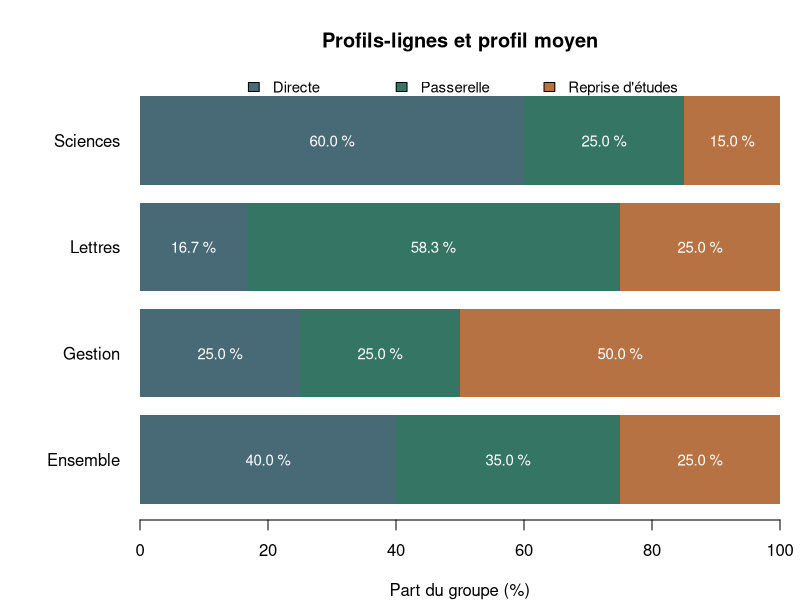
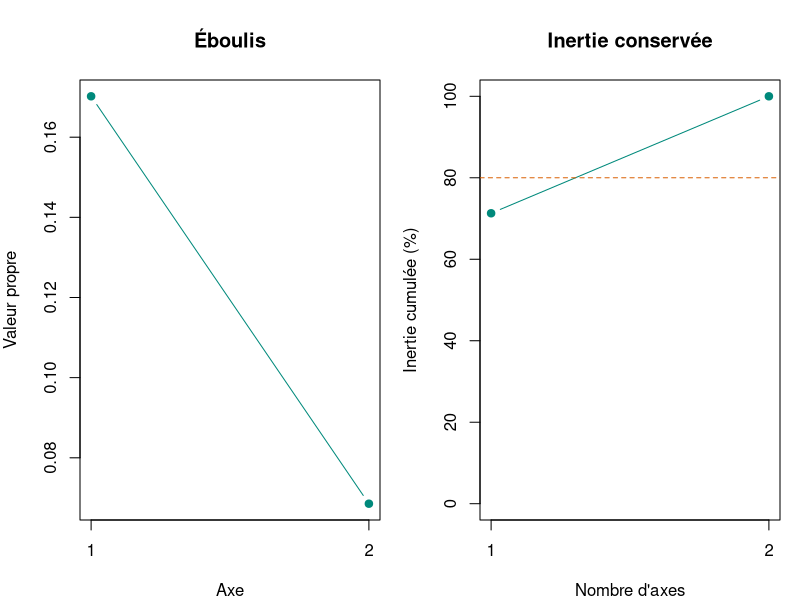
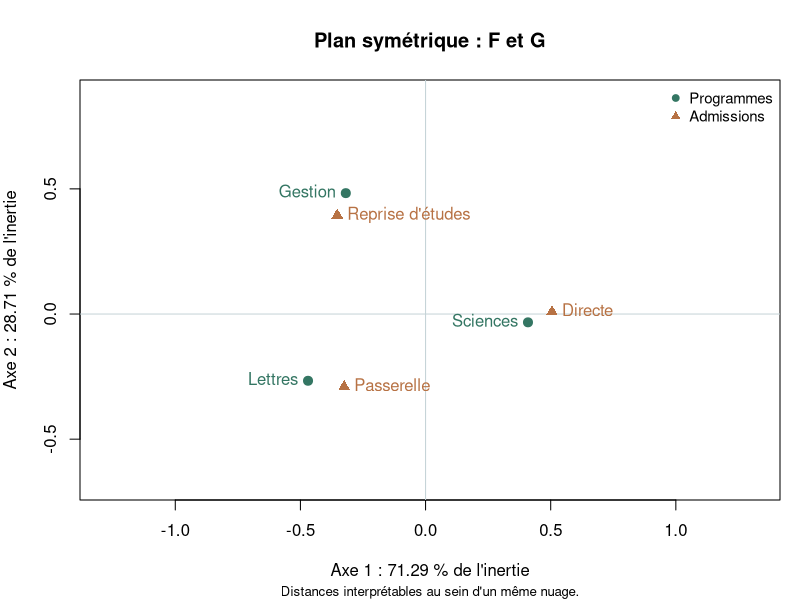
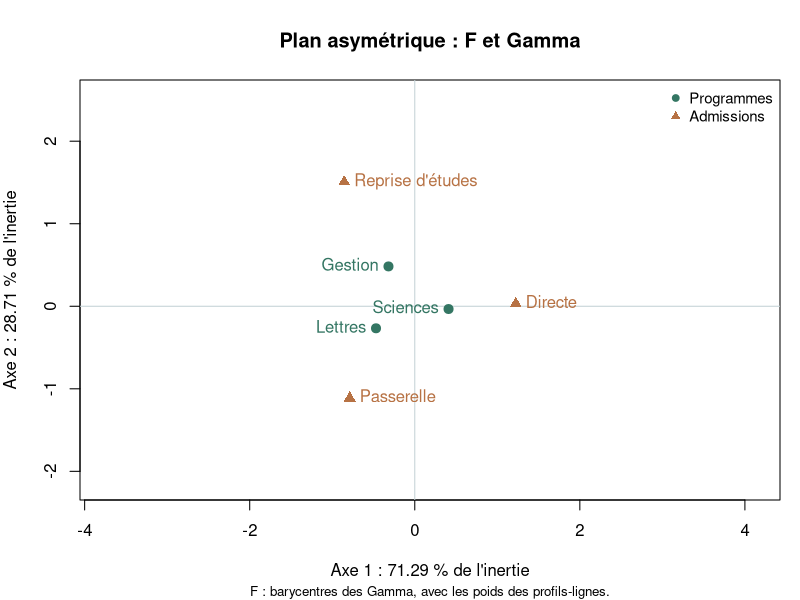
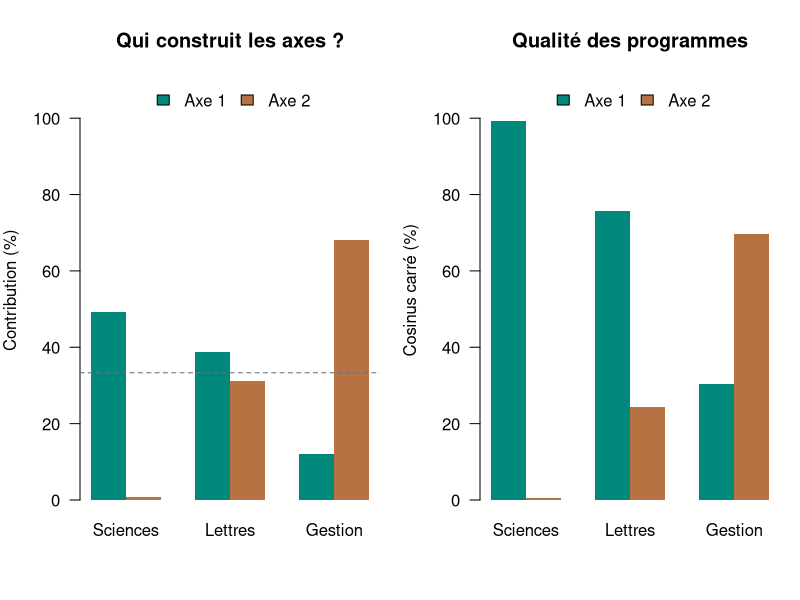

These figures' R source, in order:
# Analyse factorielle des correspondances (AFC) — STT-2200
# Sources : lectures/dimension_reduction.typ, section AFC, et
# Support des diapositives : slides/analyse_factorielle_correspondances.typ.
#
# Depuis la racine du dépôt :
# Dans R : source("codes/analyse_factorielle_correspondances.R")
#   Rscript codes/analyse_factorielle_correspondances.R
# Le script fonctionne aussi depuis codes/ et ne télécharge aucune donnée.
# R de base suffit. FactoMineR, si installé, sert de contre-vérification.
#
# Dans RStudio, les graphiques apparaissent à la fin dans l'onglet Plots.
# En mode Rscript, seuls les résultats numériques sont affichés.
#
# Correspondance avec les notations du cours :
# N = effectifs, P = frequences, r/c = masses_lignes/masses_colonnes,
# S = residus_standardises, sigma = valeurs_singulieres,
# lambda = valeurs_propres, F/G = coord_lignes/coord_colonnes,
# Coordonnées standard : Phi/Gamma = standard_lignes/standard_colonnes.


# 0. FONCTIONS DE CALCUL ----------------------------------------------------

calculer_afc <- function(effectifs, tolerance = 1e-12) {
  effectifs <- as.matrix(effectifs)
  if (!is.numeric(effectifs) || any(!is.finite(effectifs)) ||
        any(effectifs < 0) || any(dim(effectifs) < 2L)) {
    stop("Fournir un tableau numérique fini, non négatif, au moins 2 x 2.")
  }
  stopifnot(length(tolerance) == 1L, is.finite(tolerance), tolerance > 0)
  totaux_lignes <- rowSums(effectifs)
  totaux_colonnes <- colSums(effectifs)
  if (any(totaux_lignes == 0) || any(totaux_colonnes == 0)) {
    stop("Retirer les lignes ou colonnes de marge nulle avant l'AFC.")
  }
  if (is.null(rownames(effectifs))) {
    rownames(effectifs) <- paste0("ligne_", seq_len(nrow(effectifs)))
  }
  if (is.null(colnames(effectifs))) {
    colnames(effectifs) <- paste0("colonne_", seq_len(ncol(effectifs)))
  }

  n <- sum(effectifs)
  frequences <- effectifs / n
  masses_lignes <- rowSums(frequences)
  masses_colonnes <- colSums(frequences)
  profils_lignes <- sweep(frequences, 1, masses_lignes, "/")
  # Les profils-colonnes restent rangés en colonnes : chacune somme à 1.
  profils_colonnes <- sweep(frequences, 2, masses_colonnes, "/")
  independance <- outer(masses_lignes, masses_colonnes)
  attendus <- n * independance
  residus_standardises <- (frequences - independance) / sqrt(independance)
  inertie_totale <- sum(residus_standardises^2)
  chi_deux <- sum((effectifs - attendus)^2 / attendus)

  # S = U D V^t. Les valeurs singulières numériquement nulles sont exclues.
  decomposition <- svd(residus_standardises)
  axes <- which(decomposition$d > tolerance)
  valeurs_singulieres <- decomposition$d[axes]
  valeurs_propres <- valeurs_singulieres^2
  vecteurs_lignes <- decomposition$u[, axes, drop = FALSE]
  vecteurs_colonnes <- decomposition$v[, axes, drop = FALSE]
  # Même orientation que les figures du chapitre : plus grand |U_ik| positif.
  # Le signe est arbitraire, mais doit changer dans les deux nuages ensemble.
  for (k in seq_along(axes)) {
    ancre <- which.max(abs(vecteurs_lignes[, k]))
    signe <- sign(vecteurs_lignes[ancre, k])
    vecteurs_lignes[, k] <- signe * vecteurs_lignes[, k]
    vecteurs_colonnes[, k] <- signe * vecteurs_colonnes[, k]
  }
  standard_lignes <- sweep(vecteurs_lignes, 1, sqrt(masses_lignes), "/")
  standard_colonnes <- sweep(
    vecteurs_colonnes, 1, sqrt(masses_colonnes), "/"
  )
  noms_axes <- if (length(axes)) {
    paste0("axe_", seq_along(axes))
  } else {
    character()
  }
  dimnames(standard_lignes) <- list(rownames(effectifs), noms_axes)
  dimnames(standard_colonnes) <- list(colnames(effectifs), noms_axes)
  coord_lignes <- sweep(standard_lignes, 2, valeurs_singulieres, "*")
  coord_colonnes <- sweep(standard_colonnes, 2, valeurs_singulieres, "*")

  # Distances au carré au profil moyen, calculées avant toute projection.
  ecarts_lignes <- sweep(profils_lignes, 2, masses_colonnes, "-")
  ecarts_colonnes <- sweep(profils_colonnes, 1, masses_lignes, "-")
  distance2_lignes <- rowSums(
    sweep(ecarts_lignes^2, 2, masses_colonnes, "/")
  )
  distance2_colonnes <- colSums(
    sweep(ecarts_colonnes^2, 1, masses_lignes, "/")
  )
  # ctr_ik = r_i F_ik^2 / lambda_k = r_i Phi_ik^2.
  contributions_lignes <- sweep(standard_lignes^2, 1, masses_lignes, "*")
  contributions_colonnes <- sweep(
    standard_colonnes^2, 1, masses_colonnes, "*"
  )
  qualite <- function(coordonnees, distance2) {
    resultat <- matrix(
      NA_real_, nrow(coordonnees), ncol(coordonnees),
      dimnames = dimnames(coordonnees)
    )
    hors_centre <- distance2 > tolerance^2
    resultat[hors_centre, ] <- sweep(
      coordonnees[hors_centre, , drop = FALSE]^2,
      1, distance2[hors_centre], "/"
    )
    # Au centre, cos² = 0/0 : conserver NA, plutôt que simuler une qualité.
    resultat
  }

  list(
    effectifs = effectifs, n = n, frequences = frequences,
    masses_lignes = masses_lignes, masses_colonnes = masses_colonnes,
    profils_lignes = profils_lignes, profils_colonnes = profils_colonnes,
    independance = independance, attendus = attendus,
    residus_standardises = residus_standardises,
    inertie_totale = inertie_totale, chi_deux = chi_deux,
    rang = length(axes), valeurs_singulieres = valeurs_singulieres,
    valeurs_propres = valeurs_propres,
    coord_lignes = coord_lignes, coord_colonnes = coord_colonnes,
    standard_lignes = standard_lignes, standard_colonnes = standard_colonnes,
    distance2_lignes = distance2_lignes,
    distance2_colonnes = distance2_colonnes,
    contributions_lignes = contributions_lignes,
    contributions_colonnes = contributions_colonnes,
    cos2_lignes = qualite(coord_lignes, distance2_lignes),
    cos2_colonnes = qualite(coord_colonnes, distance2_colonnes)
  )
}

choisir_axes_afc <- function(afc, seuil = 0.80) {
  stopifnot(length(seuil) == 1L, is.finite(seuil), seuil > 0, seuil <= 1)
  if (afc$rang == 0L) return(0L)
  cumul <- cumsum(afc$valeurs_propres) / sum(afc$valeurs_propres)
  which(cumul >= seuil - 10 * .Machine$double.eps)[1]
}

projeter_profils_afc <- function(afc, profils) {
  if (is.null(dim(profils))) profils <- rbind(supplementaire = profils)
  profils <- as.matrix(profils)
  categories <- colnames(afc$effectifs)
  if (!is.numeric(profils) || any(!is.finite(profils)) || any(profils < 0)) {
    stop("Les profils doivent être numériques, finis et non négatifs.")
  }
  if (is.null(colnames(profils)) || anyDuplicated(colnames(profils)) ||
        !setequal(colnames(profils), categories)) {
    stop("Nommer les colonnes avec exactement les catégories du tableau.")
  }
  if (any(abs(rowSums(profils) - 1) > 1e-10)) {
    stop("Chaque profil supplémentaire doit sommer à 1.")
  }
  # Aligner par noms, même si l'utilisateur a fourni un ordre différent.
  profils[, categories, drop = FALSE] %*% afc$standard_colonnes
}

proches <- function(x, y, tolerance = 1e-9) {
  identical(dim(x), dim(y)) && length(x) == length(y) &&
    all(abs(x - y) < tolerance)
}


# 1. TABLEAU DE CONTINGENCE ET PROFILS -------------------------------------

effectifs <- matrix(
  c(60, 25, 15, 10, 35, 15, 10, 10, 20), nrow = 3, byrow = TRUE,
  dimnames = list(
    programme = c("Sciences", "Lettres", "Gestion"),
    admission = c("Directe", "Passerelle", "Reprise d'études")
  )
)
afc <- calculer_afc(effectifs)
cat("\n1. Exemple fictif : programme et type d'admission\n")
print(addmargins(effectifs))
cat("Profils-lignes (%) : répartition des admissions dans un programme\n")
print(round(100 * afc$profils_lignes, 2))
cat("Profils-colonnes (%) : programmes pour un type d'admission\n")
print(round(100 * afc$profils_colonnes, 2))
cat("Masses des programmes, puis des admissions :\n")
print(afc$masses_lignes)
print(afc$masses_colonnes)

# Les centres sont des moyennes pondérées, pas des moyennes simples.
profil_moyen_lignes <- drop(
  afc$masses_lignes %*% afc$profils_lignes
)
profil_moyen_colonnes <- drop(
  afc$profils_colonnes %*% afc$masses_colonnes
)


# 2. INDÉPENDANCE ET ASSOCIATIONS ------------------------------------------

cat("\n2. Effectifs attendus sous l'indépendance\n")
print(afc$attendus)
rapports <- effectifs / afc$attendus
cat("Rapports observé / attendu : > 1 surreprésenté, < 1 sous-représenté\n")
print(round(rapports, 3))
# Sciences / Directe : 60 / 40 = 1,5.
# Sciences / Reprise d'études : 15 / 25 = 0,6.
# Gestion / Reprise d'études : 20 / 10 = 2.
# Une association se mesure par rapport aux marges, pas par un effectif seul.


# 3. DISTANCE DU CHI-DEUX ET INERTIE ----------------------------------------

# dist() est euclidienne : diviser d'abord chaque composante du profil par
# la racine de sa masse permet d'obtenir la distance du chi-deux.
distance2_lignes <- as.matrix(dist(sweep(
  afc$profils_lignes, 2, sqrt(afc$masses_colonnes), "/"
)))^2
distance2_colonnes <- as.matrix(dist(t(sweep(
  afc$profils_colonnes, 1, sqrt(afc$masses_lignes), "/"
))))^2
cat("\n3. Distances du chi-deux au carré entre programmes\n")
print(round(distance2_lignes, 5))
cat("Même écart de proportion, poids différents :\n")
print(c(directe = 0.10^2 / 0.40, reprise = 0.10^2 / 0.25))

inertie_lignes <- sum(afc$masses_lignes * afc$distance2_lignes)
inertie_colonnes <- sum(afc$masses_colonnes * afc$distance2_colonnes)
print(c(
  chi_deux = afc$chi_deux, chi_deux_sur_n = afc$chi_deux / afc$n,
  inertie_lignes = inertie_lignes, inertie_colonnes = inertie_colonnes
))

# Les deux nuages décrivent la même inertie. Ne pas les additionner.
# L'AFC est descriptive : aucune valeur p n'est interprétée ici.


# 4. MATRICE STANDARDISÉE ET CHOIX DES AXES ---------------------------------

cat("\n4. Matrice S des écarts standardisés à l'indépendance\n")
print(round(afc$residus_standardises, 5))
inerties <- data.frame(
  axe = seq_len(afc$rang), valeur_propre = afc$valeurs_propres,
  pourcentage = 100 * afc$valeurs_propres / afc$inertie_totale,
  cumul = 100 * cumsum(afc$valeurs_propres) / afc$inertie_totale
)
print(inerties, row.names = FALSE, digits = 6)
q_80 <- choisir_axes_afc(afc, seuil = 0.80)
cat("Nombre d'axes pour au moins 80 % de l'inertie :", q_80, "\n")

# Un tableau 3 x 3 possède au plus deux axes non triviaux.
# Le plan restitue ici 100 % de l'inertie, pas une association parfaite.
# La règle de Kaiser (valeur propre > 1) de l'ACP normée ne s'applique pas.
# Ne pas appeler scale(effectifs) avant l'AFC : les masses font la pondération.


# 5. COORDONNÉES ET GÉOMÉTRIE ----------------------------------------------

cat("\n5. Coordonnées principales F (programmes) et G (admissions)\n")
print(round(afc$coord_lignes, 5))
print(round(afc$coord_colonnes, 5))
cat("Coordonnées standard Gamma des admissions :\n")
print(round(afc$standard_colonnes, 5))
stopifnot(
  proches(as.matrix(dist(afc$coord_lignes))^2, distance2_lignes),
  proches(as.matrix(dist(afc$coord_colonnes))^2, distance2_colonnes),
  proches(
    crossprod(afc$coord_lignes, afc$masses_lignes * afc$coord_lignes),
    diag(afc$valeurs_propres)
  ),
  proches(
    crossprod(afc$coord_colonnes, afc$masses_colonnes * afc$coord_colonnes),
    diag(afc$valeurs_propres)
  )
)

# Les transitions sont des barycentres entre coordonnées principales d'un
# nuage et coordonnées standard de l'autre, pas entre F et G directement.
barycentres_lignes <- afc$profils_lignes %*% afc$standard_colonnes
barycentres_colonnes <- t(afc$profils_colonnes) %*% afc$standard_lignes

cat("Barycentre de Sciences sur l'axe 1 :\n")
print(sum(
  afc$profils_lignes["Sciences", ] * afc$standard_colonnes[, 1]
))

# Avec tous les axes, somme_k F_ik G_jk / sigma_k = p_ij / (r_i c_j) - 1.
association_reconstruite <- tcrossprod(
  afc$coord_lignes, afc$standard_colonnes
)
# La distance entre un programme et une admission ne mesure pas leur
# association, même sur ce plan complet. Revenir aux rapports observé/attendu.


# 6. CONTRIBUTIONS ET COSINUS CARRÉS ---------------------------------------

diagnostics_lignes <- data.frame(
  programme = rownames(effectifs), masse = afc$masses_lignes,
  contribution_axe_1 = 100 * afc$contributions_lignes[, 1],
  contribution_axe_2 = 100 * afc$contributions_lignes[, 2],
  qualite_axe_1 = 100 * afc$cos2_lignes[, 1],
  qualite_axe_2 = 100 * afc$cos2_lignes[, 2],
  qualite_plan = 100 * rowSums(afc$cos2_lignes), row.names = NULL
)
cat("\n6. Diagnostics des programmes (contributions et qualités en %)\n")
print(diagnostics_lignes, digits = 4, row.names = FALSE)
cat("Contributions des admissions (%) :\n")
print(round(100 * afc$contributions_colonnes, 1))
cat("Qualités des admissions (%) :\n")
print(round(100 * afc$cos2_colonnes, 1))
# Contribution : qui construit l'axe ? Qualité : que voit-on de ce point ?
# Les contributions somment à 100 % par axe, séparément pour chaque nuage.
# Les cos² somment à 100 % par modalité quand on conserve tous les axes.
# Bien que l'axe 1 porte 71,29 % de l'inertie, il ne restitue que 30,3 % de
# la distance au carré de Gestion à son profil moyen.


# 7. PROFILS SUPPLÉMENTAIRES -----------------------------------------------

profils_supplementaires <- rbind(
  Moyen = c(0.40, 0.35, 0.25), Nouveau = c(0.20, 0.20, 0.60)
)
colnames(profils_supplementaires) <- colnames(effectifs)
coord_supplementaires <- projeter_profils_afc(afc, profils_supplementaires)
cat("\n7. Projections supplémentaires, sans recalculer les axes\n")
print(round(coord_supplementaires, 5))
# Le profil moyen se projette à l'origine. Nouveau est riche en reprises.
# Ces programmes ne participent ni aux axes ni à l'inertie active.
# Pour les rendre actifs, il faudrait ajouter leurs effectifs et refaire l'AFC.





# 9. COMPARAISON FACULTATIVE AVEC FACTOMINER --------------------------------

afc_logiciel <- FactoMineR::CA(effectifs, ncp = afc$rang, graph = FALSE)


# 10. GRAPHIQUES POUR LE COURS ---------------------------------------------

tracer_profils_afc <- function(afc) {
  ancien_par <- par(mar = c(4, 7, 4, 1))
  on.exit(par(ancien_par))
  profils <- rbind(afc$profils_lignes, Ensemble = afc$masses_colonnes)
  profils <- profils[rev(seq_len(nrow(profils))), , drop = FALSE]
  couleurs <- c("#486976", "#347663", "#b77244")
  milieux <- barplot(
    t(100 * profils), horiz = TRUE, las = 1, xlim = c(0, 100),
    col = couleurs, border = NA, xlab = "Part du groupe (%)",
    main = "Profils-lignes et profil moyen"
  )
  for (i in seq_len(nrow(profils))) {
    positions <- 100 * (cumsum(profils[i, ]) - profils[i, ] / 2)
    text(
      positions, rep(milieux[i], ncol(profils)),
      labels = sprintf("%.1f %%", 100 * profils[i, ]), col = "white", cex = 0.9
    )
  }
  legend(
    "top", legend = colnames(profils), fill = couleurs, horiz = TRUE,
    inset = c(0, -0.025), xpd = NA, bty = "n", cex = 0.9
  )
}

tracer_inertie_afc <- function(afc) {
  if (afc$rang == 0L) stop("Aucune inertie à représenter.")
  ancien_par <- par(mfrow = c(1, 2), mar = c(4, 4, 4, 1))
  on.exit(par(ancien_par))
  axes <- seq_len(afc$rang)
  plot(
    axes, afc$valeurs_propres, type = "b", pch = 19, col = "#00897b",
    xaxt = "n", xlab = "Axe", ylab = "Valeur propre", main = "Éboulis"
  )
  axis(1, at = axes)
  plot(
    axes, 100 * cumsum(afc$valeurs_propres) / afc$inertie_totale,
    type = "b", pch = 19, col = "#00897b", xaxt = "n", ylim = c(0, 100),
    xlab = "Nombre d'axes", ylab = "Inertie cumulée (%)",
    main = "Inertie conservée"
  )
  axis(1, at = axes)
  abline(h = 80, lty = 2, col = "#d95f02")
}

tracer_plan_afc <- function(afc, asymetrique = FALSE, profils_sup = NULL) {
  if (afc$rang < 2L) stop("Il faut au moins deux axes pour tracer un plan.")
  ancien_par <- par(mar = c(5, 4, 4, 1))
  on.exit(par(ancien_par))
  lignes <- afc$coord_lignes[, 1:2, drop = FALSE]
  colonnes <- if (asymetrique) afc$standard_colonnes else afc$coord_colonnes
  colonnes <- colonnes[, 1:2, drop = FALSE]
  supplement <- if (is.null(profils_sup)) {
    NULL
  } else {
    projeter_profils_afc(afc, profils_sup)[, 1:2, drop = FALSE]
  }
  ensemble <- rbind(lignes, colonnes, supplement)
  marge <- 0.4 * max(apply(ensemble, 2, function(x) diff(range(x))))
  parts <- 100 * afc$valeurs_propres / afc$inertie_totale
  titre <- if (asymetrique) {
    "Plan asymétrique : F et Gamma"
  } else {
    "Plan symétrique : F et G"
  }
  plot(
    ensemble, type = "n", asp = 1,
    xlim = range(ensemble[, 1]) + c(-marge, marge),
    ylim = range(ensemble[, 2]) + c(-marge, marge),
    xlab = sprintf("Axe 1 : %.2f %% de l'inertie", parts[1]),
    ylab = sprintf("Axe 2 : %.2f %% de l'inertie", parts[2]), main = titre
  )
  abline(h = 0, v = 0, col = "#c4d2d6")
  points(lignes, pch = 19, col = "#347663", cex = 1.2)
  points(colonnes, pch = 17, col = "#b77244", cex = 1.2)
  text(lignes, labels = rownames(lignes), pos = 2, col = "#347663")
  text(colonnes, labels = rownames(colonnes), pos = 4, col = "#b77244")
  legend(
    "topright", c("Programmes", "Admissions"), pch = c(19, 17),
    col = c("#347663", "#b77244"), bty = "n", cex = 0.9
  )
  if (!is.null(supplement)) {
    points(supplement, pch = 8, col = "#7570b3", cex = 1.3)
    text(
      supplement, labels = rownames(supplement), pos = 3,
      col = "#7570b3", cex = 0.9
    )
  }
  legende <- if (asymetrique) {
    "F : barycentres des Gamma, avec les poids des profils-lignes."
  } else {
    "Distances interprétables au sein d'un même nuage."
  }
  mtext(legende, side = 1, line = 4, cex = 0.8)
}

tracer_diagnostics_afc <- function(afc) {
  if (afc$rang < 2L) stop("Ce graphique du cours compare deux axes.")
  ancien_par <- par(mfrow = c(1, 2), mar = c(5, 4, 4, 1))
  on.exit(par(ancien_par))
  couleurs <- c("#00897b", "#b77244")
  barplot(
    t(100 * afc$contributions_lignes[, 1:2]), beside = TRUE,
    col = couleurs, border = NA, ylim = c(0, 110), ylab = "Contribution (%)",
    main = "Qui construit les axes ?", las = 1
  )
  abline(h = 100 / nrow(afc$effectifs), lty = 2, col = "#60747d")
  legend("top", c("Axe 1", "Axe 2"), fill = couleurs, bty = "n", horiz = TRUE)
  barplot(
    t(100 * afc$cos2_lignes[, 1:2]), beside = TRUE,
    col = couleurs, border = NA, ylim = c(0, 110), ylab = "Cosinus carré (%)",
    main = "Qualité des programmes", las = 1
  )
  legend("top", c("Axe 1", "Axe 2"), fill = couleurs, bty = "n", horiz = TRUE)
}

tracer_cours_afc <- function(afc) {
  tracer_profils_afc(afc)
  tracer_inertie_afc(afc)
  tracer_plan_afc(afc)
  tracer_plan_afc(afc, asymetrique = TRUE)
  tracer_diagnostics_afc(afc)
}

tracer_cours_afc(afc)
